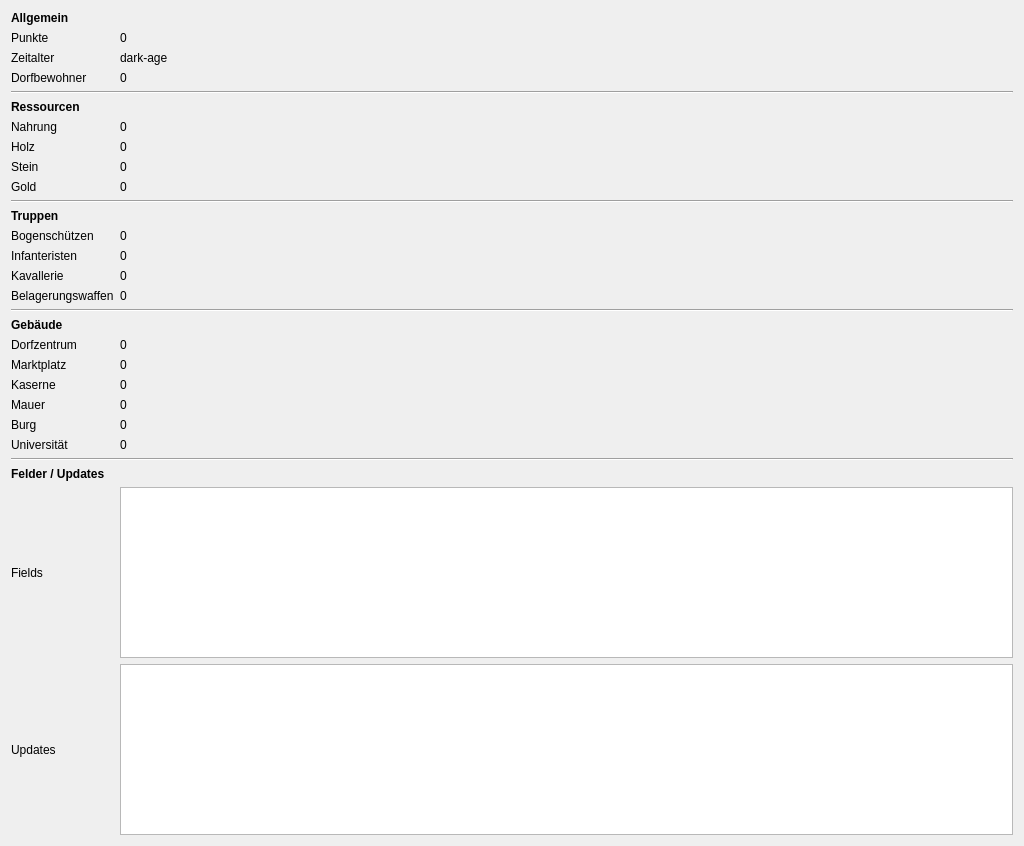
              <widget class="QWidget" name="scrollAreaWidgetContents_7">
               <property name="geometry">
                <rect>
                 <x>0</x>
                 <y>0</y>
                 <width>1024</width>
                 <height>846</height>
                </rect>
               </property>
               <layout class="QVBoxLayout" name="verticalLayout_16">
                <item>
                 <layout class="QGridLayout" name="gridLayout_7">
                  <item row="1" column="0">
                   <widget class="QLabel" name="label_141">
                    <property name="text">
                     <string>Punkte</string>
                    </property>
                   </widget>
                  </item>
                  <item row="7" column="1">
                   <widget class="QLabel" name="chinese_wood_label">
                    <property name="text">
                     <string>0</string>
                    </property>
                   </widget>
                  </item>
                  <item row="25" column="0">
                   <widget class="QLabel" name="label_142">
                    <property name="font">
                     <font>
                      <weight>75</weight>
                      <bold>true</bold>
                     </font>
                    </property>
                    <property name="text">
                     <string>Felder / Updates</string>
                    </property>
                   </widget>
                  </item>
                  <item row="22" column="1">
                   <widget class="QLabel" name="chinese_castle_label">
                    <property name="text">
                     <string>0</string>
                    </property>
                   </widget>
                  </item>
                  <item row="12" column="1">
                   <widget class="QLabel" name="chinese_archer_label">
                    <property name="text">
                     <string>0</string>
                    </property>
                   </widget>
                  </item>
                  <item row="18" column="1">
                   <widget class="QLabel" name="chinese_towncenter_label">
                    <property name="text">
                     <string>0</string>
                    </property>
                   </widget>
                  </item>
                  <item row="19" column="1">
                   <widget class="QLabel" name="chinese_market_label">
                    <property name="text">
                     <string>0</string>
                    </property>
                   </widget>
                  </item>
                  <item row="4" column="0" colspan="2">
                   <widget class="Line" name="line_26">
                    <property name="orientation">
                     <enum>Qt::Horizontal</enum>
                    </property>
                   </widget>
                  </item>
                  <item row="24" column="0" colspan="2">
                   <widget class="Line" name="line_28">
                    <property name="orientation">
                     <enum>Qt::Horizontal</enum>
                    </property>
                   </widget>
                  </item>
                  <item row="11" column="0">
                   <widget class="QLabel" name="label_158">
                    <property name="font">
                     <font>
                      <weight>75</weight>
                      <bold>true</bold>
                     </font>
                    </property>
                    <property name="text">
                     <string>Truppen</string>
                    </property>
                   </widget>
                  </item>
                  <item row="27" column="0">
                   <widget class="QLabel" name="label_155">
                    <property name="text">
                     <string>Updates</string>
                    </property>
                   </widget>
                  </item>
                  <item row="5" column="0">
                   <widget class="QLabel" name="label_146">
                    <property name="font">
                     <font>
                      <weight>75</weight>
                      <bold>true</bold>
                     </font>
                    </property>
                    <property name="text">
                     <string>Ressourcen</string>
                    </property>
                   </widget>
                  </item>
                  <item row="7" column="0">
                   <widget class="QLabel" name="label_152">
                    <property name="text">
                     <string>Holz</string>
                    </property>
                   </widget>
                  </item>
                  <item row="8" column="0">
                   <widget class="QLabel" name="label_162">
                    <property name="text">
                     <string>Stein</string>
                    </property>
                   </widget>
                  </item>
                  <item row="16" column="0" colspan="2">
                   <widget class="Line" name="line_27">
                    <property name="orientation">
                     <enum>Qt::Horizontal</enum>
                    </property>
                   </widget>
                  </item>
                  <item row="20" column="0">
                   <widget class="QLabel" name="label_143">
                    <property name="text">
                     <string>Kaserne</string>
                    </property>
                   </widget>
                  </item>
                  <item row="17" column="0">
                   <widget class="QLabel" name="label_144">
                    <property name="font">
                     <font>
                      <weight>75</weight>
                      <bold>true</bold>
                     </font>
                    </property>
                    <property name="text">
                     <string>Gebäude</string>
                    </property>
                   </widget>
                  </item>
                  <item row="26" column="1">
                   <widget class="QListWidget" name="chinese_fields_list"/>
                  </item>
                  <item row="14" column="1">
                   <widget class="QLabel" name="chinese_cavalry_label">
                    <property name="text">
                     <string>0</string>
                    </property>
                   </widget>
                  </item>
                  <item row="6" column="0">
                   <widget class="QLabel" name="label_148">
                    <property name="text">
                     <string>Nahrung</string>
                    </property>
                   </widget>
                  </item>
                  <item row="21" column="1">
                   <widget class="QLabel" name="chinese_wall_label">
                    <property name="text">
                     <string>0</string>
                    </property>
                   </widget>
                  </item>
                  <item row="6" column="1">
                   <widget class="QLabel" name="chinese_food_label">
                    <property name="text">
                     <string>0</string>
                    </property>
                   </widget>
                  </item>
                  <item row="27" column="1">
                   <widget class="QListWidget" name="chinese_updates_list"/>
                  </item>
                  <item row="19" column="0">
                   <widget class="QLabel" name="label_161">
                    <property name="text">
                     <string>Marktplatz</string>
                    </property>
                   </widget>
                  </item>
                  <item row="2" column="0">
                   <widget class="QLabel" name="label_145">
                    <property name="text">
                     <string>Zeitalter</string>
                    </property>
                   </widget>
                  </item>
                  <item row="2" column="1">
                   <widget class="QLabel" name="chinese_age_label">
                    <property name="text">
                     <string>dark-age</string>
                    </property>
                   </widget>
                  </item>
                  <item row="0" column="0">
                   <widget class="QLabel" name="label_159">
                    <property name="font">
                     <font>
                      <weight>75</weight>
                      <bold>true</bold>
                     </font>
                    </property>
                    <property name="text">
                     <string>Allgemein</string>
                    </property>
                   </widget>
                  </item>
                  <item row="9" column="1">
                   <widget class="QLabel" name="chinese_gold_label">
                    <property name="text">
                     <string>0</string>
                    </property>
                   </widget>
                  </item>
                  <item row="23" column="1">
                   <widget class="QLabel" name="chinese_universtity_label">
                    <property name="text">
                     <string>0</string>
                    </property>
                   </widget>
                  </item>
                  <item row="14" column="0">
                   <widget class="QLabel" name="label_153">
                    <property name="text">
                     <string>Kavallerie</string>
                    </property>
                   </widget>
                  </item>
                  <item row="1" column="1">
                   <widget class="QLabel" name="chinese_points_label">
                    <property name="text">
                     <string>0</string>
                    </property>
                   </widget>
                  </item>
                  <item row="10" column="0" colspan="2">
                   <widget class="Line" name="line_25">
                    <property name="orientation">
                     <enum>Qt::Horizontal</enum>
                    </property>
                   </widget>
                  </item>
                  <item row="23" column="0">
                   <widget class="QLabel" name="label_157">
                    <property name="text">
                     <string>Universität</string>
                    </property>
                   </widget>
                  </item>
                  <item row="13" column="1">
                   <widget class="QLabel" name="chinese_infantry_label">
                    <property name="text">
                     <string>0</string>
                    </property>
                   </widget>
                  </item>
                  <item row="12" column="0">
                   <widget class="QLabel" name="label_147">
                    <property name="text">
                     <string>Bogenschützen</string>
                    </property>
                   </widget>
                  </item>
                  <item row="13" column="0">
                   <widget class="QLabel" name="label_151">
                    <property name="text">
                     <string>Infanteristen</string>
                    </property>
                   </widget>
                  </item>
                  <item row="22" column="0">
                   <widget class="QLabel" name="label_154">
                    <property name="text">
                     <string>Burg</string>
                    </property>
                   </widget>
                  </item>
                  <item row="9" column="0">
                   <widget class="QLabel" name="label_150">
                    <property name="text">
                     <string>Gold</string>
                    </property>
                   </widget>
                  </item>
                  <item row="20" column="1">
                   <widget class="QLabel" name="chinese_barracks_label">
                    <property name="text">
                     <string>0</string>
                    </property>
                   </widget>
                  </item>
                  <item row="8" column="1">
                   <widget class="QLabel" name="chinese_stone_label">
                    <property name="text">
                     <string>0</string>
                    </property>
                   </widget>
                  </item>
                  <item row="15" column="0">
                   <widget class="QLabel" name="label_156">
                    <property name="text">
                     <string>Belagerungswaffen</string>
                    </property>
                   </widget>
                  </item>
                  <item row="26" column="0">
                   <widget class="QLabel" name="label_160">
                    <property name="text">
                     <string>Fields</string>
                    </property>
                   </widget>
                  </item>
                  <item row="15" column="1">
                   <widget class="QLabel" name="chinese_siege_label">
                    <property name="text">
                     <string>0</string>
                    </property>
                   </widget>
                  </item>
                  <item row="21" column="0">
                   <widget class="QLabel" name="label_149">
                    <property name="text">
                     <string>Mauer</string>
                    </property>
                   </widget>
                  </item>
                  <item row="18" column="0">
                   <widget class="QLabel" name="label_140">
                    <property name="text">
                     <string>Dorfzentrum</string>
                    </property>
                   </widget>
                  </item>
                  <item row="3" column="0">
                   <widget class="QLabel" name="label_6">
                    <property name="text">
                     <string>Dorfbewohner</string>
                    </property>
                   </widget>
                  </item>
                  <item row="3" column="1">
                   <widget class="QLabel" name="chinese_villagers_label">
                    <property name="text">
                     <string>0</string>
                    </property>
                   </widget>
                  </item>
                 </layout>
                </item>
               </layout>
              </widget>
